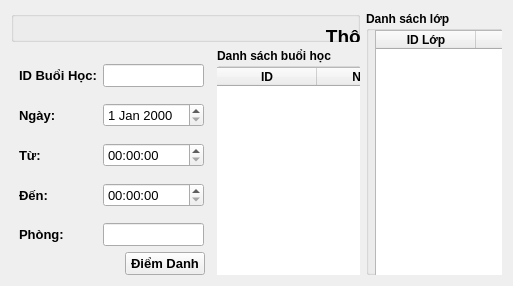
               <widget class="QWidget" name="page_LichDay">
                <layout class="QVBoxLayout" name="verticalLayout_34">
                 <item>
                  <layout class="QHBoxLayout" name="horizontalLayout_41" stretch="2,1">
                   <item>
                    <layout class="QVBoxLayout" name="verticalLayout_35" stretch="2,2">
                     <item>
                      <layout class="QHBoxLayout" name="horizontalLayout_43">
                       <item>
                        <widget class="QGroupBox" name="groupBox_28">
                         <property name="title">
                          <string/>
                         </property>
                         <widget class="QWidget" name="horizontalLayoutWidget_12">
                          <property name="geometry">
                           <rect>
                            <x>0</x>
                            <y>0</y>
                            <width>791</width>
                            <height>51</height>
                           </rect>
                          </property>
                          <layout class="QHBoxLayout" name="horizontalLayout_47">
                           <item>
                            <widget class="QLabel" name="label_5">
                             <property name="font">
                              <font>
                               <pointsize>14</pointsize>
                               <weight>75</weight>
                               <bold>true</bold>
                              </font>
                             </property>
                             <property name="text">
                              <string>Thông tin lớp học</string>
                             </property>
                             <property name="alignment">
                              <set>Qt::AlignCenter</set>
                             </property>
                            </widget>
                           </item>
                          </layout>
                         </widget>
                         <widget class="QWidget" name="horizontalLayoutWidget_14">
                          <property name="geometry">
                           <rect>
                            <x>-1</x>
                            <y>49</y>
                            <width>791</width>
                            <height>261</height>
                           </rect>
                          </property>
                          <layout class="QHBoxLayout" name="horizontalLayout_48">
                           <item>
                            <widget class="QGroupBox" name="groupBox_29">
                             <property name="title">
                              <string/>
                             </property>
                             <widget class="QWidget" name="formLayoutWidget_8">
                              <property name="geometry">
                               <rect>
                                <x>-1</x>
                                <y>-1</y>
                                <width>401</width>
                                <height>261</height>
                               </rect>
                              </property>
                              <layout class="QFormLayout" name="formLayout_15">
                               <property name="verticalSpacing">
                                <number>31</number>
                               </property>
                               <property name="leftMargin">
                                <number>7</number>
                               </property>
                               <property name="topMargin">
                                <number>21</number>
                               </property>
                               <property name="rightMargin">
                                <number>5</number>
                               </property>
                               <item row="0" column="0">
                                <widget class="QLabel" name="mNLabel">
                                 <property name="font">
                                  <font>
                                   <pointsize>10</pointsize>
                                   <weight>75</weight>
                                   <bold>true</bold>
                                  </font>
                                 </property>
                                 <property name="text">
                                  <string>Môn:</string>
                                 </property>
                                </widget>
                               </item>
                               <item row="0" column="1">
                                <widget class="QLineEdit" name="fi_MonHoc_6">
                                 <property name="font">
                                  <font>
                                   <pointsize>10</pointsize>
                                   <weight>50</weight>
                                   <bold>false</bold>
                                  </font>
                                 </property>
                                </widget>
                               </item>
                               <item row="1" column="0">
                                <widget class="QLabel" name="giOViNLabel">
                                 <property name="font">
                                  <font>
                                   <pointsize>10</pointsize>
                                   <weight>75</weight>
                                   <bold>true</bold>
                                  </font>
                                 </property>
                                 <property name="text">
                                  <string>Giảng Viên:</string>
                                 </property>
                                </widget>
                               </item>
                               <item row="1" column="1">
                                <widget class="QLineEdit" name="fi_GiaoVien_6">
                                 <property name="font">
                                  <font>
                                   <pointsize>10</pointsize>
                                   <weight>50</weight>
                                   <bold>false</bold>
                                  </font>
                                 </property>
                                </widget>
                               </item>
                               <item row="2" column="0">
                                <widget class="QLabel" name="ngYBTULabel">
                                 <property name="font">
                                  <font>
                                   <pointsize>10</pointsize>
                                   <weight>75</weight>
                                   <bold>true</bold>
                                  </font>
                                 </property>
                                 <property name="text">
                                  <string>Ngày Bắt Đầu:</string>
                                 </property>
                                </widget>
                               </item>
                               <item row="2" column="1">
                                <widget class="QDateEdit" name="fi_NgayBD_6">
                                 <property name="font">
                                  <font>
                                   <pointsize>10</pointsize>
                                   <weight>50</weight>
                                   <bold>false</bold>
                                  </font>
                                 </property>
                                </widget>
                               </item>
                              </layout>
                             </widget>
                             <widget class="QWidget" name="formLayoutWidget_9">
                              <property name="geometry">
                               <rect>
                                <x>410</x>
                                <y>0</y>
                                <width>381</width>
                                <height>261</height>
                               </rect>
                              </property>
                              <layout class="QFormLayout" name="formLayout_16">
                               <property name="verticalSpacing">
                                <number>31</number>
                               </property>
                               <property name="leftMargin">
                                <number>8</number>
                               </property>
                               <property name="topMargin">
                                <number>20</number>
                               </property>
                               <property name="rightMargin">
                                <number>8</number>
                               </property>
                               <item row="0" column="0">
                                <widget class="QLabel" name="iDLPLabel">
                                 <property name="font">
                                  <font>
                                   <pointsize>10</pointsize>
                                   <weight>75</weight>
                                   <bold>true</bold>
                                  </font>
                                 </property>
                                 <property name="text">
                                  <string>ID Lớp:</string>
                                 </property>
                                </widget>
                               </item>
                               <item row="0" column="1">
                                <widget class="QLineEdit" name="fi_IDLop_6">
                                 <property name="font">
                                  <font>
                                   <pointsize>10</pointsize>
                                   <weight>50</weight>
                                   <bold>false</bold>
                                  </font>
                                 </property>
                                </widget>
                               </item>
                               <item row="1" column="0">
                                <widget class="QLabel" name="sSLabel_3">
                                 <property name="font">
                                  <font>
                                   <pointsize>10</pointsize>
                                   <weight>75</weight>
                                   <bold>true</bold>
                                  </font>
                                 </property>
                                 <property name="text">
                                  <string>Sỉ Số</string>
                                 </property>
                                </widget>
                               </item>
                               <item row="1" column="1">
                                <widget class="QLineEdit" name="fi_SiSo_6">
                                 <property name="font">
                                  <font>
                                   <pointsize>10</pointsize>
                                   <weight>50</weight>
                                   <bold>false</bold>
                                  </font>
                                 </property>
                                </widget>
                               </item>
                               <item row="2" column="0">
                                <widget class="QLabel" name="ngYKTThCLabel">
                                 <property name="font">
                                  <font>
                                   <pointsize>10</pointsize>
                                   <weight>75</weight>
                                   <bold>true</bold>
                                  </font>
                                 </property>
                                 <property name="text">
                                  <string>Ngày Kết Thúc:</string>
                                 </property>
                                </widget>
                               </item>
                               <item row="2" column="1">
                                <widget class="QDateEdit" name="fi_NgayKT_6">
                                 <property name="font">
                                  <font>
                                   <pointsize>10</pointsize>
                                   <weight>50</weight>
                                   <bold>false</bold>
                                  </font>
                                 </property>
                                </widget>
                               </item>
                              </layout>
                             </widget>
                            </widget>
                           </item>
                          </layout>
                         </widget>
                        </widget>
                       </item>
                      </layout>
                     </item>
                     <item>
                      <layout class="QHBoxLayout" name="horizontalLayout_44" stretch="3,2">
                       <item>
                        <layout class="QVBoxLayout" name="verticalLayout_37" stretch="4,1">
                         <item>
                          <layout class="QFormLayout" name="formLayout_13">
                           <property name="verticalSpacing">
                            <number>16</number>
                           </property>
                           <property name="leftMargin">
                            <number>8</number>
                           </property>
                           <property name="topMargin">
                            <number>16</number>
                           </property>
                           <property name="rightMargin">
                            <number>7</number>
                           </property>
                           <item row="0" column="0">
                            <widget class="QLabel" name="iDBuIHCLabel_3">
                             <property name="font">
                              <font>
                               <pointsize>10</pointsize>
                               <weight>75</weight>
                               <bold>true</bold>
                              </font>
                             </property>
                             <property name="text">
                              <string>ID Buổi Học:</string>
                             </property>
                            </widget>
                           </item>
                           <item row="0" column="1">
                            <widget class="QLineEdit" name="fi_IDBH_6">
                             <property name="font">
                              <font>
                               <pointsize>10</pointsize>
                               <weight>50</weight>
                               <bold>false</bold>
                              </font>
                             </property>
                            </widget>
                           </item>
                           <item row="1" column="0">
                            <widget class="QLabel" name="ngYLabel_2">
                             <property name="font">
                              <font>
                               <pointsize>10</pointsize>
                               <weight>75</weight>
                               <bold>true</bold>
                              </font>
                             </property>
                             <property name="text">
                              <string>Ngày:</string>
                             </property>
                            </widget>
                           </item>
                           <item row="1" column="1">
                            <widget class="QDateEdit" name="fi_Ngay_6">
                             <property name="font">
                              <font>
                               <pointsize>10</pointsize>
                               <weight>50</weight>
                               <bold>false</bold>
                              </font>
                             </property>
                            </widget>
                           </item>
                           <item row="2" column="0">
                            <widget class="QLabel" name="tLabel_3">
                             <property name="font">
                              <font>
                               <pointsize>10</pointsize>
                               <weight>75</weight>
                               <bold>true</bold>
                              </font>
                             </property>
                             <property name="text">
                              <string>Từ:</string>
                             </property>
                            </widget>
                           </item>
                           <item row="2" column="1">
                            <widget class="QTimeEdit" name="fi_GioBD_6">
                             <property name="font">
                              <font>
                               <pointsize>10</pointsize>
                               <weight>50</weight>
                               <bold>false</bold>
                              </font>
                             </property>
                            </widget>
                           </item>
                           <item row="3" column="0">
                            <widget class="QLabel" name="nLabel_3">
                             <property name="font">
                              <font>
                               <pointsize>10</pointsize>
                               <weight>75</weight>
                               <bold>true</bold>
                              </font>
                             </property>
                             <property name="text">
                              <string>Đến:</string>
                             </property>
                            </widget>
                           </item>
                           <item row="3" column="1">
                            <widget class="QTimeEdit" name="fi_GioKT_6">
                             <property name="font">
                              <font>
                               <pointsize>10</pointsize>
                               <weight>50</weight>
                               <bold>false</bold>
                              </font>
                             </property>
                            </widget>
                           </item>
                           <item row="4" column="0">
                            <widget class="QLabel" name="phNgLabel_3">
                             <property name="font">
                              <font>
                               <pointsize>10</pointsize>
                               <weight>75</weight>
                               <bold>true</bold>
                              </font>
                             </property>
                             <property name="text">
                              <string>Phòng:</string>
                             </property>
                            </widget>
                           </item>
                           <item row="4" column="1">
                            <widget class="QLineEdit" name="fi_Phong_6">
                             <property name="font">
                              <font>
                               <pointsize>10</pointsize>
                               <weight>50</weight>
                               <bold>false</bold>
                              </font>
                             </property>
                            </widget>
                           </item>
                          </layout>
                         </item>
                         <item>
                          <layout class="QHBoxLayout" name="horizontalLayout_45">
                           <property name="rightMargin">
                            <number>6</number>
                           </property>
                           <item>
                            <spacer name="horizontalSpacer_7">
                             <property name="orientation">
                              <enum>Qt::Horizontal</enum>
                             </property>
                             <property name="sizeHint" stdset="0">
                              <size>
                               <width>40</width>
                               <height>20</height>
                              </size>
                             </property>
                            </spacer>
                           </item>
                           <item>
                            <widget class="QPushButton" name="btn_DiemDanh_6">
                             <property name="font">
                              <font>
                               <pointsize>10</pointsize>
                               <weight>75</weight>
                               <bold>true</bold>
                              </font>
                             </property>
                             <property name="text">
                              <string>Điểm Danh</string>
                             </property>
                            </widget>
                           </item>
                          </layout>
                         </item>
                        </layout>
                       </item>
                       <item>
                        <layout class="QVBoxLayout" name="verticalLayout_38">
                         <item>
                          <widget class="QGroupBox" name="groupBox_27">
                           <property name="font">
                            <font>
                             <weight>75</weight>
                             <bold>true</bold>
                            </font>
                           </property>
                           <property name="title">
                            <string>Danh sách buổi học</string>
                           </property>
                           <widget class="QWidget" name="horizontalLayoutWidget_11">
                            <property name="geometry">
                             <rect>
                              <x>-1</x>
                              <y>19</y>
                              <width>311</width>
                              <height>291</height>
                             </rect>
                            </property>
                            <layout class="QHBoxLayout" name="horizontalLayout_46">
                             <item>
                              <widget class="QTableWidget" name="tbl_DSBuoiHoc_6">
                               <property name="font">
                                <font>
                                 <weight>50</weight>
                                 <bold>false</bold>
                                </font>
                               </property>
                               <column>
                                <property name="text">
                                 <string>ID</string>
                                </property>
                                <property name="font">
                                 <font>
                                  <weight>75</weight>
                                  <bold>true</bold>
                                 </font>
                                </property>
                               </column>
                               <column>
                                <property name="text">
                                 <string>Ngày</string>
                                </property>
                                <property name="font">
                                 <font>
                                  <weight>75</weight>
                                  <bold>true</bold>
                                 </font>
                                </property>
                               </column>
                              </widget>
                             </item>
                            </layout>
                           </widget>
                          </widget>
                         </item>
                        </layout>
                       </item>
                      </layout>
                     </item>
                    </layout>
                   </item>
                   <item>
                    <layout class="QVBoxLayout" name="verticalLayout_36">
                     <item>
                      <widget class="QGroupBox" name="groupBox_26">
                       <property name="font">
                        <font>
                         <weight>75</weight>
                         <bold>true</bold>
                        </font>
                       </property>
                       <property name="title">
                        <string>Danh sách lớp</string>
                       </property>
                       <widget class="QWidget" name="horizontalLayoutWidget_3">
                        <property name="geometry">
                         <rect>
                          <x>9</x>
                          <y>19</y>
                          <width>581</width>
                          <height>611</height>
                         </rect>
                        </property>
                        <layout class="QHBoxLayout" name="horizontalLayout_42">
                         <item>
                          <widget class="QTableWidget" name="tbl_DSLopHP_6">
                           <property name="font">
                            <font>
                             <weight>50</weight>
                             <bold>false</bold>
                            </font>
                           </property>
                           <column>
                            <property name="text">
                             <string>ID Lớp</string>
                            </property>
                            <property name="font">
                             <font>
                              <weight>75</weight>
                              <bold>true</bold>
                             </font>
                            </property>
                           </column>
                           <column>
                            <property name="text">
                             <string>Môn</string>
                            </property>
                            <property name="font">
                             <font>
                              <weight>75</weight>
                              <bold>true</bold>
                             </font>
                            </property>
                           </column>
                          </widget>
                         </item>
                        </layout>
                       </widget>
                      </widget>
                     </item>
                    </layout>
                   </item>
                  </layout>
                 </item>
                </layout>
               </widget>
